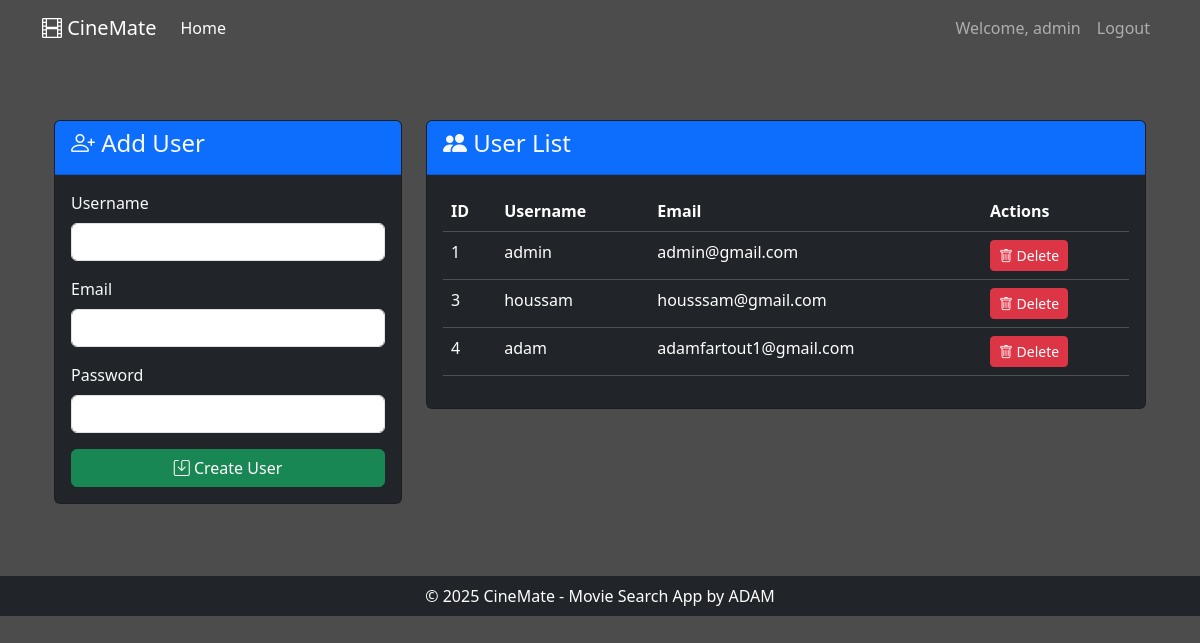
/admin/users (signed in), run on an earlier commit of the app's database.
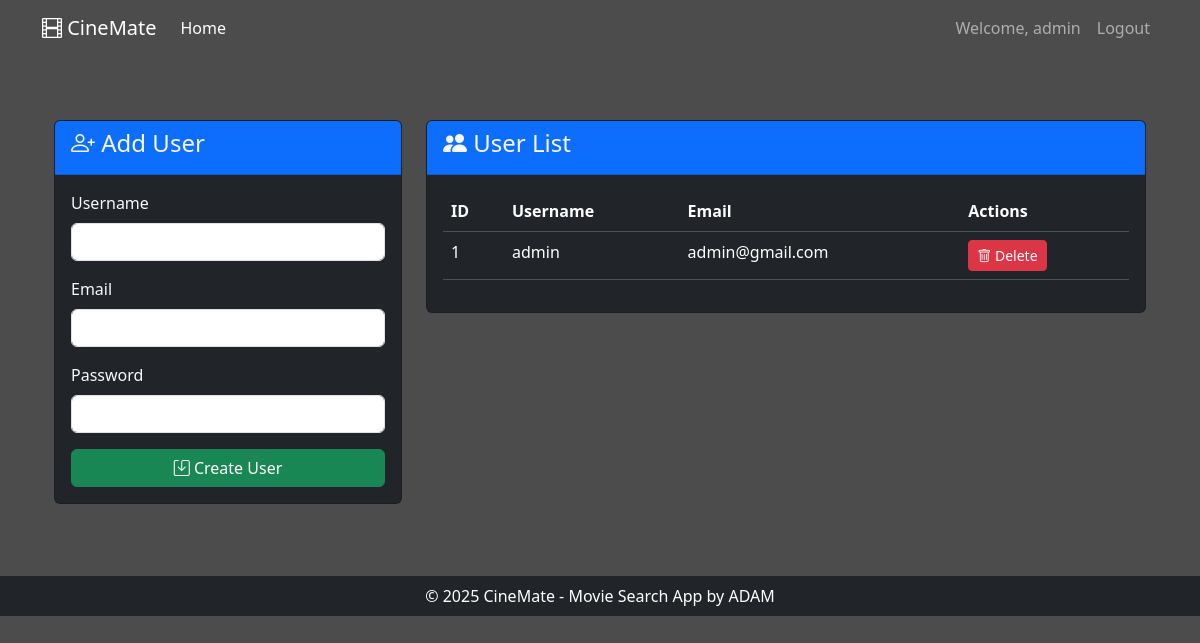
And on a later commit of the database.
### tables this page shows
CREATE TABLE users (
                id INTEGER PRIMARY KEY AUTOINCREMENT,
                username TEXT UNIQUE NOT NULL,
                email TEXT UNIQUE NOT NULL,
                password TEXT NOT NULL
            );

### app.py (the view, shortened to what this page needs)
@app.route('/admin/users', methods=['GET', 'POST'])
@login_required
@admin_required
def manage_users():
    db = get_db()
    message = None
    users = db.execute("SELECT id, username, email, password FROM users").fetchall()
    return render_template('user_database.html', users=users, message=message)

### app.py (called while the page is built)
def login_required(f):
    @wraps(f)
    def decorated_function(*args, **kwargs):
        if not session.get('user'):
            return redirect(url_for('login', next=request.url))
        return f(*args, **kwargs)
    return decorated_function

def admin_required(f):
    @wraps(f)
    def decorated_function(*args, **kwargs):
        if not session.get('user') or session.get('user') != 'admin':
            abort(403)  # Forbidden access
        return f(*args, **kwargs)
    return decorated_function

def get_db():
    db = getattr(g, '_database', None)
    if db is None:
        db = g._database = sqlite3.connect(app.config['DATABASE'])
    return db

@app.teardown_appcontext
def close_connection(exception):
    db = getattr(g, '_database', None)
    if db is not None:
        db.close()

### templates/user_database.html (shortened to what this page needs)
{% extends "base.html" %}
{% block content %}
<div class="container mt-4">
    <div class="row">
        <div class="col-md-4 mb-4">
            <div class="card bg-dark text-light">
                <div class="card-header bg-primary">
                    <h4><i class="bi bi-person-plus"></i> Add User</h4>
                </div>
                <div class="card-body">
                    <form method="POST">
                        <div class="mb-3">
                            <label class="form-label">Username</label>
                            <input type="text" name="new_username" class="form-control" required>
                        </div>
                        <div class="mb-3">
                            <label class="form-label">Email</label>
                            <input type="email" name="new_email" class="form-control" required>
                        </div>
                        <div class="mb-3">
                            <label class="form-label">Password</label>
                            <input type="password" name="new_password" class="form-control" required>
                        </div>
                        <button type="submit" class="btn btn-success w-100">
                            <i class="bi bi-save"></i> Create User
                        </button>
                    </form>
                </div>
            </div>
        </div>
        <div class="col-md-8">
            <div class="card bg-dark text-light">
                <div class="card-header bg-primary">
                    <h4><i class="bi bi-people-fill"></i> User List</h4>
                </div>
                <div class="card-body">
                    <div class="table-responsive">
                        <table class="table table-dark table-hover">
                            <thead>
                                <tr>
                                    <th>ID</th>
                                    <th>Username</th>
                                    <th>Email</th>
                                    <th>Actions</th>
                                </tr>
                            </thead>
                            <tbody>
                                {% for user in users %}
                                <tr>
                                    <td>{{ user[0] }}</td>
                                    <td>{{ user[1] }}</td>
                                    <td>{{ user[2] }}</td>
                                    <td>
                                        <form method="POST" onsubmit="return confirm('Delete this user?');">
                                            <button type="submit" class="btn btn-danger btn-sm">
                                                <i class="bi bi-trash"></i> Delete
                                            </button>
                                        </form>
                                    </td>
                                </tr>
                                {% endfor %}
                            </tbody>
                        </table>
                    </div>
                </div>
            </div>
        </div>
    </div>
</div>
{% endblock %}

### templates/base.html (shortened to what this page needs)
<!DOCTYPE html>
<html lang="en">
<head>
    <link href="https://cdn.jsdelivr.net/npm/bootstrap@5.3.2/dist/css/bootstrap.min.css" rel="stylesheet">
    <link rel="stylesheet" href="https://cdn.jsdelivr.net/npm/bootstrap-icons@1.11.1/font/bootstrap-icons.css">
</head>
<body>
    <nav class="navbar navbar-expand-lg navbar-dark rg-primary mb-4">
        <div class="container mb-3">
            <a class="navbar-brand" href="/">
                <i class="bi bi-film"></i> CineMate
            </a>
            <div class="collapse navbar-collapse" id="navbarNav">
                <ul class="navbar-nav">
                    <li class="nav-item">
                        <a class="nav-link active" href="/">Home</a>
                    </li>
                </ul>
                <ul class="navbar-nav ms-auto">
                    {% if session.get('user') %}
                    <li class="nav-item">
                        <span class="nav-link">Welcome, {{ session.user }}</span>
                    </li>
                    <li class="nav-item">
                        <a class="nav-link" href="/logout">Logout</a>
                    </li>
                    {% endif %}
                </ul>
            </div>
        </div>
    </nav>
    <main class="container my-5">
        {% block content %}{% endblock %}
    </main>
    <footer class="bg-dark text-white py-2 mt-3">
        <div class="container text-center">
            <p class="mb-0">© 2025 CineMate - Movie Search App by ADAM</p>
        </div>
    </footer>
</body>
</html>

What changed in the data, as far as the page shows it:
removed users: id "3", username "houssam", email "housssam@gmail.com"
removed users: id "4", username "adam", email "adamfartout1@gmail.com"
